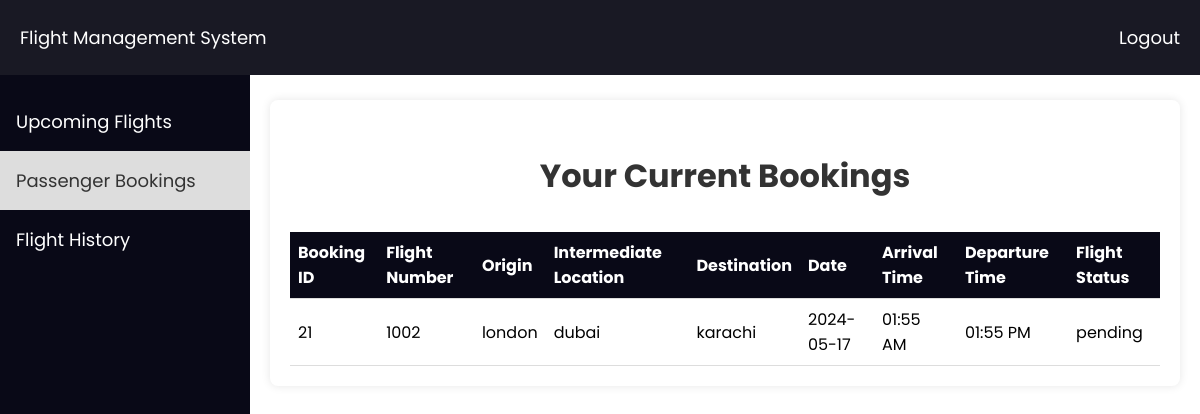
Page /Passengers/Booking/view_bookings.php (signed in) on the committed database.
### tables this page shows
CREATE TABLE `bookings` (
  `id` int(11) NOT NULL,
  `passengerid` int(11) NOT NULL,
  `flightnum` int(11) NOT NULL
);

CREATE TABLE `flight` (
  `flightnum` int(11) NOT NULL,
  `origin` varchar(50) NOT NULL,
  `Intermediate` varchar(100) NOT NULL,
  `dest` varchar(50) NOT NULL,
  `date` date NOT NULL,
  `arr_time` time(6) NOT NULL,
  `dep_time` time(6) NOT NULL,
  `planeid` int(11) NOT NULL,
  `pilotid` int(11) NOT NULL,
  `crewmembers` longtext NOT NULL CHECK (json_valid(`crewmembers`)),
  `status` varchar(50) NOT NULL
);

### Passengers/Booking/view_bookings.php (the view, shortened to what this page needs)
<?php
$servername = "localhost";
$username = "root";
$password = "";
$dbname = "flight_management_system";
$conn = new mysqli($servername, $username, $password, $dbname);
$user_id = $_SESSION['user_id'];
$sql = "SELECT b.id, b.flightnum, f.status, f.origin, f.Intermediate, f.dest, f.date, f.arr_time, f.dep_time FROM bookings b INNER JOIN flight f ON b.flightnum = f.flightnum WHERE b.passengerid = '$user_id' AND f.status = 'pending'";
$result = $conn->query($sql);
?>
<!DOCTYPE html>
<html lang="en">
<head>
</head>
<body>
     <div class="navbar">
        <a href="#">Flight Management System</a>
        <a href="../logout.php" style="float: right;">Logout</a>
    </div>
    <div class="sidebar">
        <a href="../dashboard.php">Upcoming Flights</a>
        <a href="view_bookings.php" id='active'>Passenger Bookings</a>
        <a href="../History/view_flight_history.php">Flight History</a>
    </div>
    <div class="content">
        <h3>Your Current Bookings</h3>
    <table>
        <tr>
            <th>Booking ID</th>
            <th>Flight Number</th>
            <th>Origin</th>
            <th>Intermediate Location</th>
            <th>Destination</th>
            <th>Date</th>
            <th>Arrival Time</th>
            <th>Departure Time</th>
            <th>Flight Status</th>
        </tr>
        <?php
        if ($result->num_rows > 0) {
            while ($row = $result->fetch_assoc()) {
                echo "<tr>";
                echo "<td>" . $row['id'] . "</td>";
                echo "<td>" . $row['flightnum'] . "</td>";
                echo "<td>" . $row['origin'] . "</td>";
                echo "<td>" . $row['Intermediate'] . "</td>";
                echo "<td>" . $row['dest'] . "</td>";
                echo "<td>" . $row['date'] . "</td>";
                echo "<td>" . date("h:i A", strtotime($row['arr_time'])) . "</td>";
                echo "<td>" . date("h:i A", strtotime($row['dep_time'])) . "</td>";
                echo "<td>" . $row['status'] . "</td>";
                echo "</tr>";
            }
        } else {
            echo "<tr><td colspan='8'>No bookings found</td></tr>";
        }
        ?>
    </table>
    </div>
</body>
</html>

### Passengers/Booking/view_bookings.php (style rules this page uses)
body { font-family: 'Poppins', sans-serif; margin: 0; padding: 0; }
.navbar { background-color: #191924; overflow: hidden; padding: 10px 0; position: fixed; width: 100%; top: 0; z-index: 1000; transition: top 0.3s; }
.navbar a { float: left; display: block; color: white; text-align: center; padding: 14px 20px; text-decoration: none; font-size: 18px; }
.content { max-width: 1300px; margin: 20px auto; padding: 20px; background-color: #fff; border-radius: 8px; box-shadow: 0 0 10px rgba(0, 0, 0, 0.1); margin-left: 270px; margin-right: 20px; margin-top:100px; }
.sidebar { height: 100%; width: 250px; position: fixed; z-index: 1; top: 62px; left: 0; background-color: #090917; padding-top: 20px; margin-top: 10px; float: left; }
.sidebar a { display: block; color: white; padding: 16px; text-decoration: none; font-size: 18px; }
#active { background-color: #ddd; color: #333; }
h3 { color: #333; text-align: center; font-size: 32px; }
table { width: 100%; border-collapse: collapse; }
th, td { padding: 8px; text-align: left; border-bottom: 1px solid #ddd; }
th { background-color: #090917; color: white; font-size:16px; }

### rows in the picture
bookings: id "21", flightnum "1002", flight.origin "london", flight.Intermediate "dubai", flight.dest "karachi", flight.date "2024-05-17", flight.arr_time "01:55 AM", flight.dep_time "01:55 PM", flight.status "pending"
